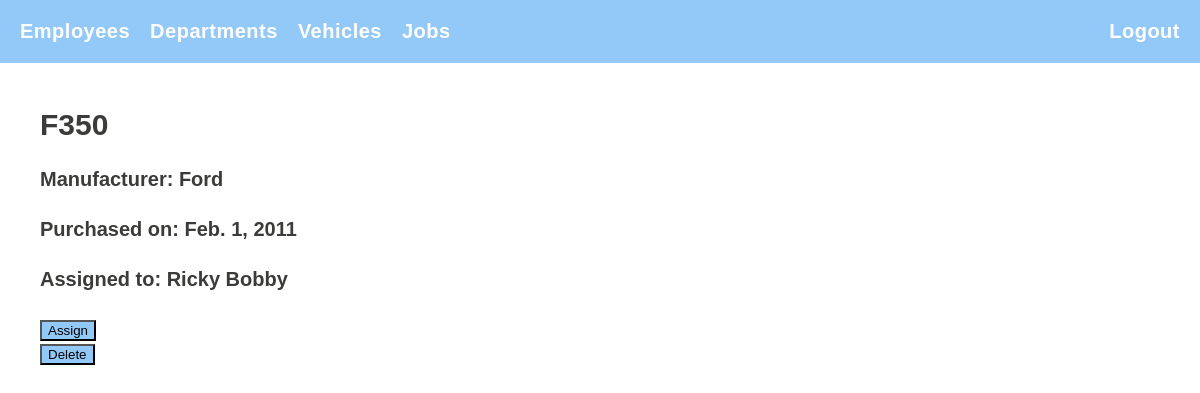
/vehicles/4/ (signed in), run on the app's committed database.
### coastalapp/models/vehicle.py (models this page shows, shortened)
class Vehicle(models.Model):
    manufacturer = models.CharField(null=True, max_length=50)
    make = models.CharField(max_length=20)
    purchase_date = models.DateField()
    retired_date = models.DateField(null=True, blank=True, default=None)
    employee = models.ForeignKey(Employee,
                                   related_name="employees",
                                   null=True,  # Makes column nullable in DB
                                   blank=True,  # Allows blank value on objects
                                   on_delete=models.CASCADE)
    class Meta:
        verbose_name = ("Vehicle")
        verbose_name_plural = ("Vehicles")

### coastalapp/models/employee.py (models this page shows, shortened)
class Employee(models.Model):
    first_name = models.CharField(max_length=100)
    last_name = models.CharField(max_length=100)
    start_date = models.DateField()
    is_supervisor = models.BooleanField()
    department = models.ForeignKey(Department,
                                   related_name="employees",
                                   null=True,  # Makes column nullable in DB
                                   blank=True,  # Allows blank value on objects
                                   on_delete=models.CASCADE)
    class Meta:
        verbose_name = ("Employee")
        verbose_name_plural = ("Employees")

### coastalapp/views/vehicles/vehicle_details.py (the view, shortened to what this page needs)
# urls.py: path('vehicles/<int:vehicle_id>/', vehicle_details, name='vehicle'),
def vehicle_details(request, vehicle_id):
    vehicle = Vehicle.objects.get(pk=vehicle_id)
    if request.method == "GET":
        template = "vehicles/vehicle_details.html"
        return render(request, template, {"vehicle": vehicle})

### coastalapp/templates/vehicles/vehicle_details.html (shortened to what this page needs)
{% extends 'shared/base.html' %} {% load static %} {% block css %}
<link rel="stylesheet" href="{% static 'styles/lists.css' %}" />
{% endblock css %} {% block content %}
<section class="vehicle-details">
	<h2>{{ vehicle.make }}</h2>
	<h4>Manufacturer: {{ vehicle.manufacturer }}</h4>
	<h4>Purchased on: {{ vehicle.purchase_date }}</h4>
	{% if vehicle.employee %}
	<h4>
		Assigned to: {{vehicle.employee.first_name}} {{vehicle.employee.last_name}}
	</h4>
	{% endif %}
</section>
{% if user.is_authenticated %}
<form action="{% url 'coastalapp:vehicle_edit_form' vehicle.id %}" method="GET">
	<button class="button">Assign</button>
</form>
<form action="{% url 'coastalapp:vehicle' vehicle.id %}" method="POST">
	<button class="button">Delete</button>
</form>
{% endif %} {% endblock %}

### coastalapp/static/styles/base.css (style rules this page uses)
body { margin: 0; padding: 0; font-size: 1.25em; font-family: "Gill Sans", "Gill Sans MT", Calibri, "Trebuchet MS", sans-serif; color: rgb(59, 59, 58); }

### coastalapp/static/styles/lists.css (style rules this page uses)
.button { background-color: rgb(147, 201, 248); }

### data on the page
Vehicle: make "F350", manufacturer "Ford", purchase_date "Feb. 1, 2011", employee.first_name "Ricky", employee.last_name "Bobby"
